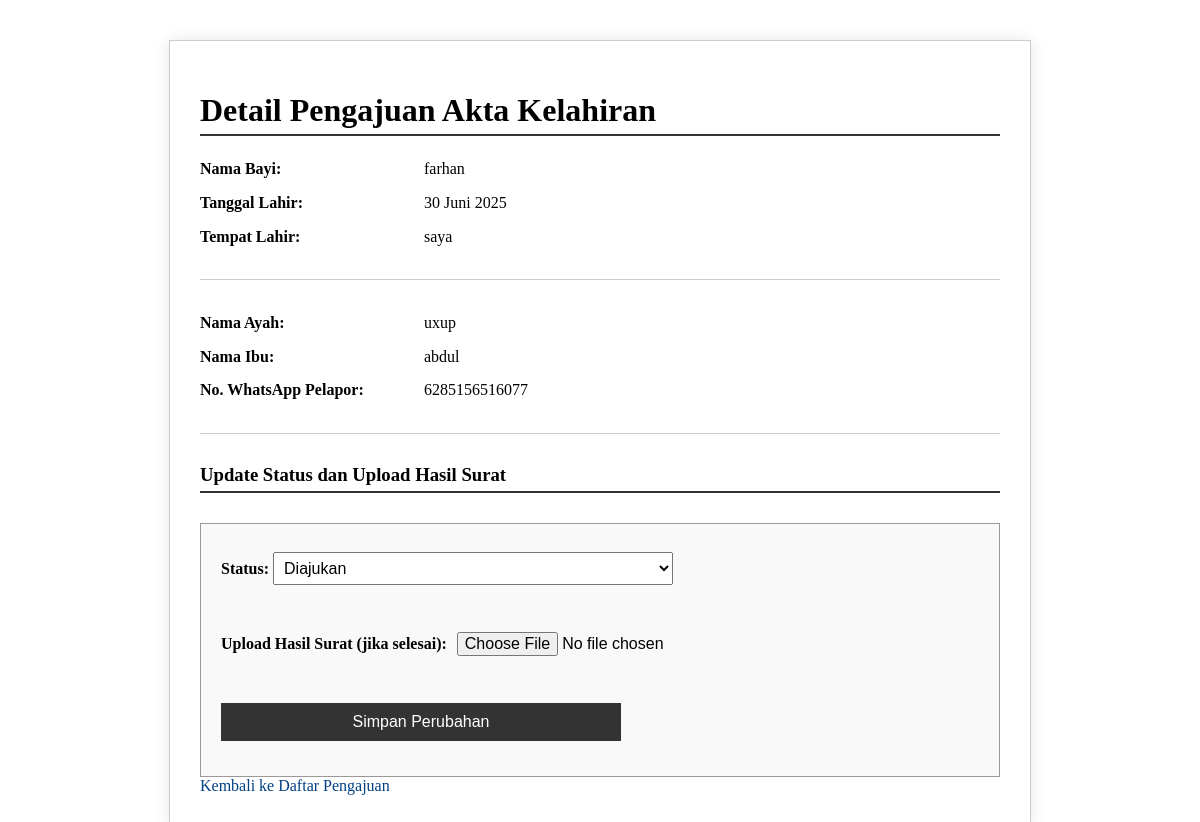
/kelahiran/akta-kelahiran/9/ (signed in), run on the app's committed database.
### kembang/models.py (models this page shows, shortened)
class AktaKelahiran(models.Model):
    user = models.ForeignKey(User, on_delete=models.CASCADE)
    nama_lengkap = models.CharField(max_length=100)
    tempat_lahir = models.CharField(max_length=100)
    tanggal_lahir = models.DateField()
    jenis_kelamin = models.CharField(max_length=10, choices=[('L', 'Laki-laki'), ('P', 'Perempuan')])
    nama_ayah = models.CharField(max_length=100)
    nama_ibu = models.CharField(max_length=100)
    alamat = models.TextField()
    status = models.CharField(max_length=20, choices=STATUS_CHOICES, default='diajukan')
    no_whatsapp = models.CharField(max_length=15, verbose_name="No. WhatsApp")
    tanggal_pengajuan = models.DateTimeField(auto_now_add=True)
    hasil_surat = models.FileField(upload_to='hasil_surat/akta_kelahiran/', blank=True, null=True)

### kembang/views.py (the view, shortened to what this page needs)
# urls.py: path('kelahiran/akta-kelahiran/<int:pk>/', views.detail_pengajuan_kelahiran, name='detail_pengajuan_kelahiran'),
@staff_member_required
def detail_pengajuan_kelahiran(request, pk):
    akta = get_object_or_404(AktaKelahiran, pk=pk)
    return render(request, 'admin/detail_kelahiran.html', {'akta': akta})

### kembang/templates/admin/detail_kelahiran.html (shortened to what this page needs)
{% load static %}
<!DOCTYPE html>
<html lang="id">
<head>
    <link rel="stylesheet" href="{% static 'css/detail_akta.css' %}">
</head>
<body>
    <h1>Detail Pengajuan Akta Kelahiran</h1>
    <p><strong>Nama Bayi:</strong> {{ akta.nama_lengkap }}</p>
    <p><strong>Tanggal Lahir:</strong> {{ akta.tanggal_lahir }}</p>
    <p><strong>Tempat Lahir:</strong> {{ akta.tempat_lahir }}</p>
    <hr>
    <p><strong>Nama Ayah:</strong> {{ akta.nama_ayah }}</p>
    <p><strong>Nama Ibu:</strong> {{ akta.nama_ibu }}</p>
    <p><strong>No. WhatsApp Pelapor:</strong> {{ akta.no_whatsapp }}</p>
    <hr>
    <h3>Update Status dan Upload Hasil Surat</h3>
    <form method="POST" enctype="multipart/form-data">
        <label for="status">Status:</label>
        <select name="status" id="status" required>
            <option value="diajukan" {% if akta.status == 'diajukan' %}selected{% endif %}>Diajukan</option>
        </select><br><br>
        <label for="hasil_surat">Upload Hasil Surat (jika selesai):</label>
        <input type="file" name="hasil_surat" id="hasil_surat"><br><br>
        <button type="submit">Simpan Perubahan</button>
    </form>
    <a href="{% url 'daftar_pengajuan_kelahiran' %}">Kembali ke Daftar Pengajuan</a>
</body>
</html>

### kembang/static/css/detail_akta.css (style rules this page uses)
body { font-family: 'Georgia', 'Times New Roman', serif; background-color: #ffffff; color: #000000; margin: 40px auto; max-width: 800px; padding: 30px; border: 1px solid #ccc; box-shadow: 0 0 15px rgba(0,0,0,0.1); }
h1, h2, h3 { border-bottom: 2px solid #333; padding-bottom: 5px; margin-bottom: 20px; }
p { margin: 8px 0; font-size: 16px; line-height: 1.6; }
strong { display: inline-block; width: 220px; }
form { margin-top: 30px; padding: 20px; border: 1px solid #999; background-color: #f9f9f9; }
label { font-weight: bold; }
select, input[type="file"], button { font-size: 16px; margin-top: 8px; margin-bottom: 15px; padding: 6px; width: 100%; max-width: 400px; box-sizing: border-box; }
button { background-color: #333; color: white; border: none; padding: 10px 15px; cursor: pointer; }
a { color: #004085; text-decoration: none; }
hr { border: none; border-top: 1px solid #ccc; margin: 30px 0; }

### data on the page
AktaKelahiran: nama_lengkap "farhan", tanggal_lahir "30 Juni 2025", tempat_lahir "saya", nama_ayah "uxup", nama_ibu "abdul", no_whatsapp "6285156516077", status "Diajukan"
